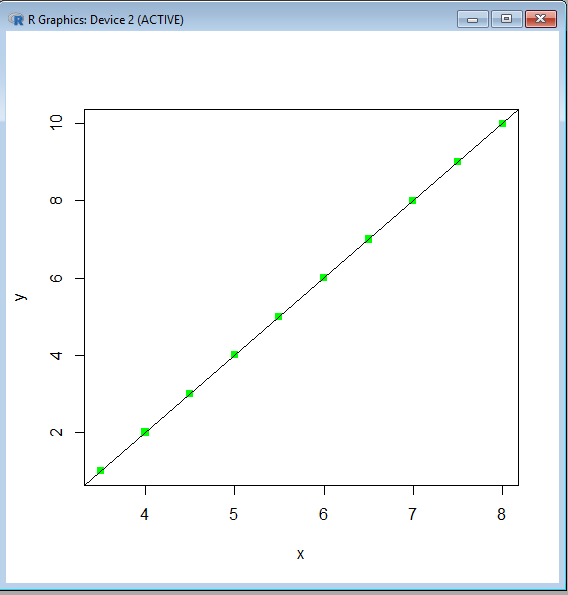

The R source for this figure:

y <- 0.5*x +3
lmfit <- lm(x~y)
plot(x~y,xlab="x",ylab="y",col="green",pch=15)
abline(lmfit)
